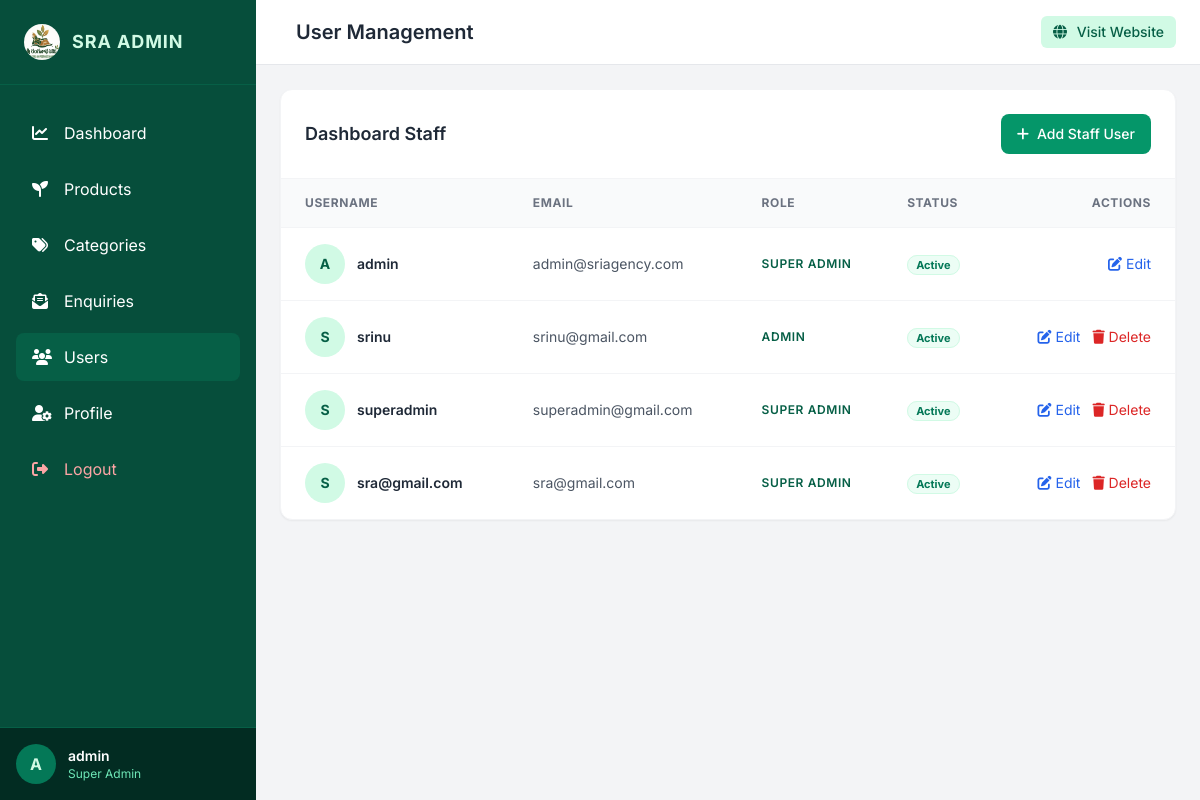
/dashboard/users/ (signed in), run on the app's committed database.
### accounts/models.py (models this page shows, shortened)
class User(AbstractUser):
    ROLE_CHOICES = (
        ('super_admin', 'Super Admin'),
        ('admin', 'Admin'),
        ('store_manager', 'Store Manager'),
    )
    role = models.CharField(max_length=20, choices=ROLE_CHOICES, default='store_manager')
    avatar = models.ImageField(upload_to='avatars/', null=True, blank=True)
    phone = models.CharField(max_length=15, null=True, blank=True)
    objects = UserManager()

### dashboard/views.py (the view)
        def wrapped_view(request, *args, **kwargs):
            if not request.user.is_authenticated:
                return redirect('login')
            if request.user.role in allowed_roles or request.user.is_superuser:
                return view_func(request, *args, **kwargs)
            messages.error(request, "You do not have permission to access this page.")
            return redirect('dashboard_home')

### accounts/views_mgmt.py (called while the page is built)
@login_required
@role_required(['super_admin', 'admin'])
def user_list(request):
    users = User.objects.all()
    return render(request, 'dashboard/users/list.html', {'users': users})

### dashboard/views.py (called while the page is built)
def role_required(allowed_roles):
    def decorator(view_func):
        def wrapped_view(request, *args, **kwargs):
            if not request.user.is_authenticated:
                return redirect('login')
            if request.user.role in allowed_roles or request.user.is_superuser:
                return view_func(request, *args, **kwargs)
            messages.error(request, "You do not have permission to access this page.")
            return redirect('dashboard_home')
        return wrapped_view
    return decorator

### templates/dashboard/users/list.html (shortened to what this page needs)
{% extends 'dashboard/base.html' %}
{% block header_title %}User Management{% endblock %}
{% block content %}
<div class="bg-white rounded-xl shadow-sm border border-gray-100 overflow-hidden">
  <div class="p-6 border-b border-gray-100 flex items-center justify-between flex-wrap gap-4">
    <h3 class="text-lg font-bold text-gray-800 font-semibold">Dashboard Staff</h3>
    {% if request.user.role == 'super_admin' %}
      <a href="{% url 'user_add' %}" class="bg-emerald-600 hover:bg-emerald-700 text-white text-sm font-medium px-4 py-2.5 rounded-lg transition-colors flex items-center">
        <i class="fa-solid fa-plus mr-2"></i> Add Staff User
      </a>
    {% endif %}
  </div>
  <div class="overflow-x-auto">
    <table class="w-full text-left border-collapse">
      <thead>
        <tr class="bg-gray-50 border-b border-gray-100 text-xs font-semibold text-gray-500 uppercase tracking-wider">
          <th class="p-4 pl-6">Username</th>
          <th class="p-4">Email</th>
          <th class="p-4">Role</th>
          <th class="p-4">Status</th>
          <th class="p-4 pr-6 text-right">Actions</th>
        </tr>
      </thead>
      <tbody class="divide-y divide-gray-100 text-sm text-gray-700">
        {% for u in users %}
          <tr class="hover:bg-gray-50 transition-colors">
            <td class="p-4 pl-6 flex items-center space-x-3">
              {% if u.avatar %}
                <img src="{{ u.avatar.url }}" alt="{{ u.username }}" class="w-10 h-10 rounded-full object-cover border border-gray-200" loading="lazy" width="800" height="600">
              {% else %}
                <div class="w-10 h-10 rounded-full bg-emerald-100 text-emerald-800 flex items-center justify-center font-bold text-sm">
                  {{ u.username|slice:":1"|upper }}
                </div>
              {% endif %}
              <span class="font-semibold text-gray-800">{{ u.username }}</span>
            </td>
            <td class="p-4 text-gray-600">{{ u.email }}</td>
            <td class="p-4 text-xs font-semibold uppercase tracking-wider text-emerald-800">
              {{ u.get_role_display }}
            </td>
            <td class="p-4">
              <span class="px-2 py-0.5 rounded-full text-[11px] font-bold border {% if u.is_active %}bg-emerald-50 text-emerald-700 border-emerald-100{% else %}bg-red-50 text-red-700 border-red-100{% endif %}">
                {{ u.is_active|yesno:"Active,Inactive" }}
              </span>
            </td>
            <td class="p-4 pr-6 text-right space-x-2">
              {% if request.user.role == 'super_admin' %}
                <a href="{% url 'user_edit' u.id %}" class="text-blue-600 hover:text-blue-900 transition-colors"><i class="fa-solid fa-pen-to-square"></i> Edit</a>
                {% if u != request.user %}
                  <a href="{% url 'user_delete' u.id %}" onclick="return confirm('Permanently delete this staff member?')" class="text-red-600 hover:text-red-900 transition-colors"><i class="fa-solid fa-trash"></i> Delete</a>
                {% endif %}
              {% else %}
                <span class="text-xs text-gray-400">No Permissions</span>
              {% endif %}
            </td>
          </tr>
        {% endfor %}
      </tbody>
    </table>
  </div>
</div>
{% endblock %}

### templates/dashboard/base.html (shortened to what this page needs)
{% load static %}
<!DOCTYPE html>
<html lang="en">
<head>
  <script src="https://cdn.tailwindcss.com"></script>
  <link rel="stylesheet" href="https://cdnjs.cloudflare.com/ajax/libs/font-awesome/6.4.0/css/all.min.css">
</head>
<body class="flex bg-gray-100 min-h-screen">
  <aside id="sidebar" class="bg-emerald-900 text-white w-64 min-h-screen flex flex-col transition-all duration-300 ease-in-out z-30 fixed lg:static -translate-x-full lg:translate-x-0">
    <div class="p-6 border-b border-emerald-800 flex items-center justify-between">
      <div class="flex items-center space-x-3">
        <img src="{% static 'logo.webp' %}" alt="SRA Logo" class="w-9 h-9 rounded-full" loading="lazy" width="40" height="40">
        <span class="font-bold text-lg tracking-wider text-emerald-100">SRA ADMIN</span>
      </div>
    </div>
    <nav class="flex-1 px-4 py-6 space-y-2 overflow-y-auto">
      <a href="{% url 'dashboard_home' %}" class="flex items-center space-x-3 px-4 py-3 rounded-lg hover:bg-emerald-800 transition-colors {% if request.resolver_match.url_name == 'dashboard_home' %}bg-emerald-800{% endif %}">
        <i class="fa-solid fa-chart-line w-5"></i>
        <span>Dashboard</span>
      </a>
      <a href="{% url 'product_list' %}" class="flex items-center space-x-3 px-4 py-3 rounded-lg hover:bg-emerald-800 transition-colors {% if 'product' in request.path %}bg-emerald-800{% endif %}">
        <i class="fa-solid fa-seedling w-5"></i>
        <span>Products</span>
      </a>
      <a href="{% url 'category_list' %}" class="flex items-center space-x-3 px-4 py-3 rounded-lg hover:bg-emerald-800 transition-colors {% if 'categories' in request.path %}bg-emerald-800{% endif %}">
        <i class="fa-solid fa-tags w-5"></i>
        <span>Categories</span>
      </a>
      <a href="{% url 'enquiry_list' %}" class="flex items-center space-x-3 px-4 py-3 rounded-lg hover:bg-emerald-800 transition-colors {% if 'enquiries' in request.path %}bg-emerald-800{% endif %}">
        <i class="fa-solid fa-envelope-open-text w-5"></i>
        <span>Enquiries</span>
      </a>
      {% if request.user.role == 'super_admin' or request.user.role == 'admin' %}
      <a href="{% url 'user_list' %}" class="flex items-center space-x-3 px-4 py-3 rounded-lg hover:bg-emerald-800 transition-colors {% if 'users' in request.path %}bg-emerald-800{% endif %}">
        <i class="fa-solid fa-users w-5"></i>
        <span>Users</span>
      </a>
      {% endif %}
      <a href="{% url 'profile_edit' %}" class="flex items-center space-x-3 px-4 py-3 rounded-lg hover:bg-emerald-800 transition-colors {% if 'profile' in request.path %}bg-emerald-800{% endif %}">
        <i class="fa-solid fa-user-gear w-5"></i>
        <span>Profile</span>
      </a>
      <a href="{% url 'logout' %}" class="flex items-center space-x-3 px-4 py-3 rounded-lg hover:bg-emerald-800 text-red-300 transition-colors mt-8">
        <i class="fa-solid fa-right-from-bracket w-5"></i>
        <span>Logout</span>
      </a>
    </nav>
    <div class="p-4 border-t border-emerald-800 flex items-center space-x-3 bg-emerald-950">
      {% if request.user.avatar %}
        <img src="{{ request.user.avatar.url }}" alt="Avatar" class="w-10 h-10 rounded-full object-cover" loading="lazy" width="800" height="600">
      {% else %}
        <div class="w-10 h-10 rounded-full bg-emerald-700 flex items-center justify-center font-bold text-emerald-100">
          {{ request.user.username|slice:":1"|upper }}
        </div>
      {% endif %}
      <div class="flex-1 min-w-0">
        <p class="text-sm font-semibold truncate">{{ request.user.username }}</p>
        <p class="text-xs text-emerald-300 capitalize truncate">{{ request.user.get_role_display }}</p>
      </div>
    </div>
  </aside>
  <div class="flex-1 flex flex-col min-w-0 overflow-hidden lg:pl-0">
    <header class="bg-white border-b border-gray-200 px-6 py-4 flex items-center justify-between z-10">
      <div class="flex items-center space-x-4">
        <h1 class="text-xl font-semibold text-gray-800">{% block header_title %}SRA Admin Dashboard{% endblock %}</h1>
      </div>
      <div class="flex items-center space-x-4">
        <a href="{% url 'home' %}" target="_blank" class="text-sm bg-emerald-100 text-emerald-800 px-3 py-1.5 rounded-md font-medium hover:bg-emerald-200 transition-colors">
          <i class="fa-solid fa-globe mr-1.5"></i> Visit Website
        </a>
      </div>
    </header>
<main id="main-content">
    <main class="flex-1 overflow-y-auto p-6">
      {% block content %}{% endblock %}
    </main>
  </div>
</body>
</html>

### templates/dashboard/base.html (style rules this page uses)
body { font-family: 'Inter', sans-serif; background-color: #f3f4f6; }

### data on the page
User: user.username "A", user.username "admin", user.role "Super Admin", username "A", username "admin", email "admin@sriagency.com", role "SUPER ADMIN", is_active "Active", shows "Edit"
User: username "S", username "srinu", email "srinu@gmail.com", role "ADMIN", is_active "Active", shows "Delete"
User: username "S", username "superadmin", email "superadmin@gmail.com", role "SUPER ADMIN", is_active "Active", shows "Delete"
User: username "S", username "sra@gmail.com", email "sra@gmail.com", role "SUPER ADMIN", is_active "Active", shows "Delete"
